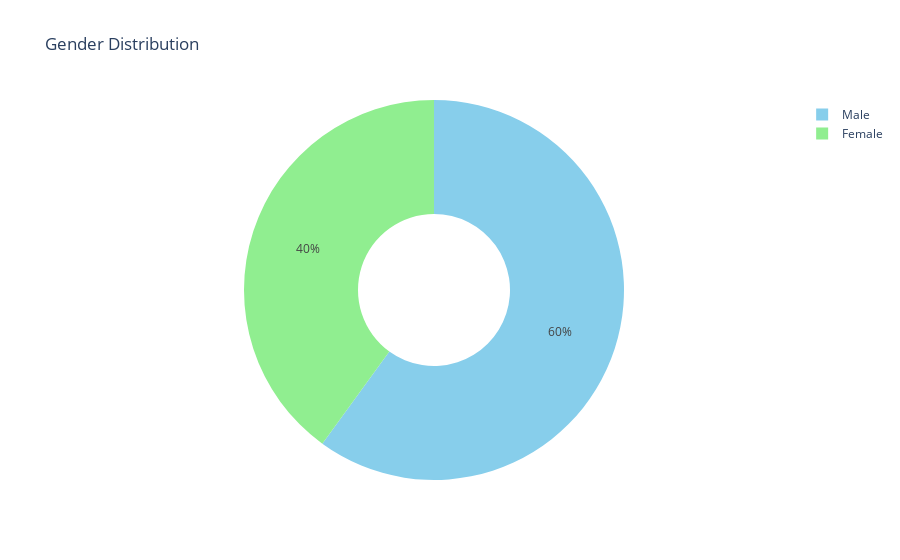

Notebook code for this chart:
### Code cell
import plotly.graph_objects as go
gender_counts = df['Gender'].value_counts()

colors = ['SkyBlue', 'Lightgreen']  # Specify the colors you want to use

fig = go.Figure(data=[go.Pie(labels=gender_counts.index, values=gender_counts, hole=0.4, marker=dict(colors=colors))])

fig.update_layout(
    title='Gender Distribution'
)

fig.show()

### Figure 1 — Plotly figure (JSON) as saved in the notebook; plotly's stock layout.template omitted (floating-point values rounded to 4 significant figures)
{"data": [{"hole": 0.4, "labels": ["Male", "Female"], "marker": {"colors": ["SkyBlue", "Lightgreen"]}, "type": "pie", "values": [882, 588]}], "layout": {"autosize": true, "title": {"text": "Gender Distribution"}}}
